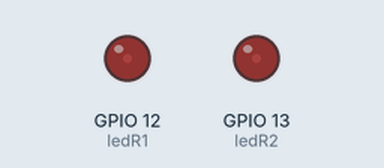
Simulated run of this program. Board: Raspberry Pi (BCM pin numbers). On the bench: output pins drawn as LEDs (lit = HIGH).

Above: at 0.05 s.
At 1.5 s:
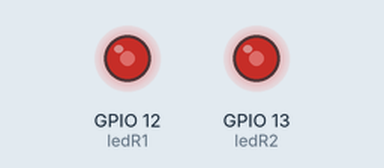
At 2.1 s:
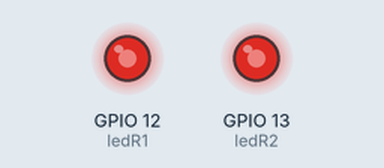
At 3.0 s:
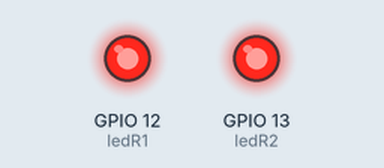
Timing chart, 0 to 6.9 s (numbered marks = the images above):
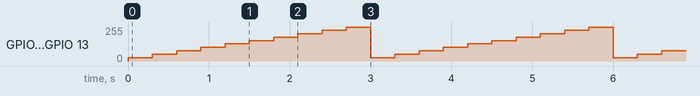

The program:

pwdled_1.py
```python
from gpiozero import PWMLED
from time import sleep

ledR1 = PWMLED(12)
ledR2 = PWMLED(13)


try:
    while True:
        ledR1.value=0.0
        ledR2.value=0.0
        for i in range(10):
            ledR1.value = ledR1.value + 0.1
            ledR2.value = ledR2.value + 0.1
            sleep(0.3)
except KeyboardInterrupt:
    print("stop")
finally:
    ledR1.off()
    ledR2.off()
```

Measured:
- by itself, GPIO 12 (ledR1), GPIO 13 (ledR2): repeats every 3.0 s: 51/255 0.30 s, 77/255 0.30 s, 102/255 0.30 s, 128/255 0.30 s, 153/255 0.30 s, 179/255 0.30 s, 204/255 0.30 s, 229/255 0.30 s, 255/255 0.30 s, 26/255 0.30 s
